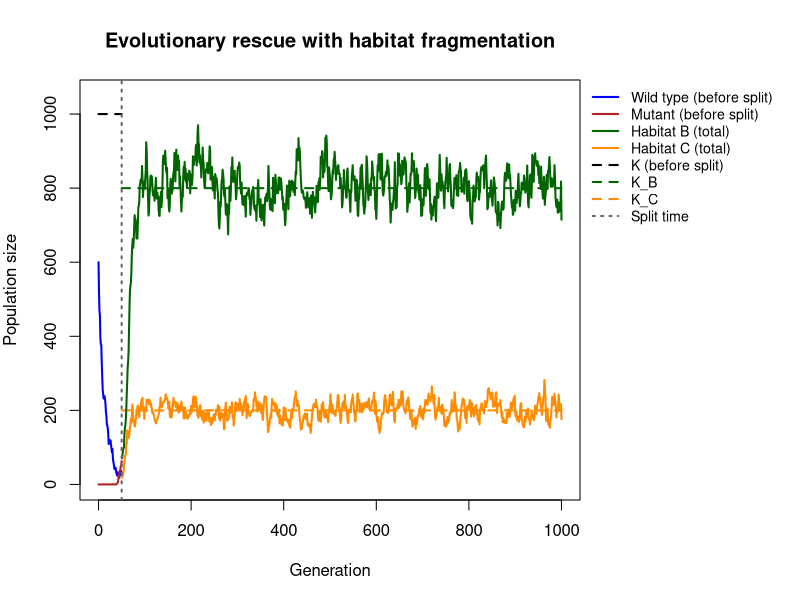
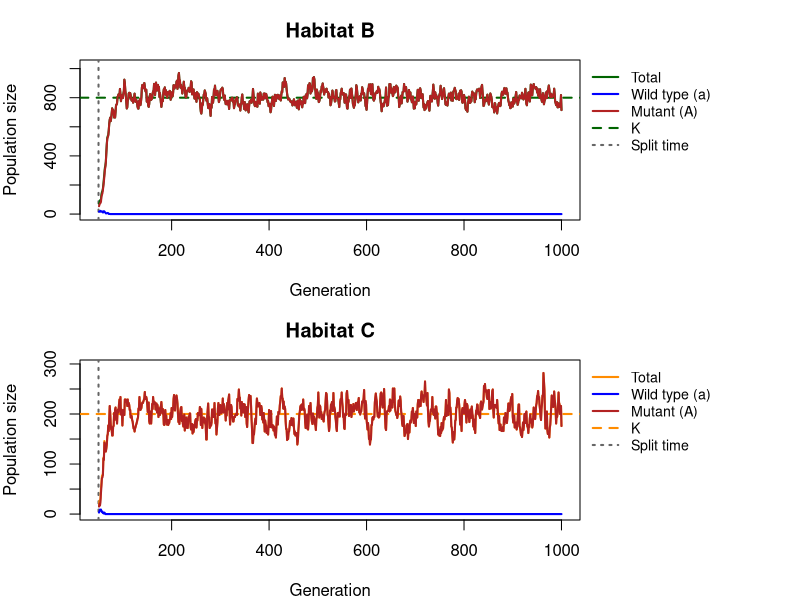
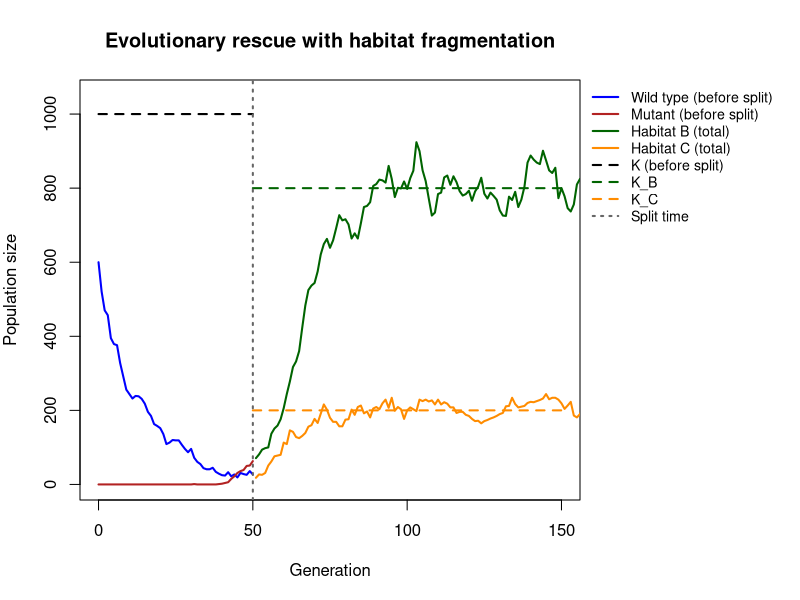
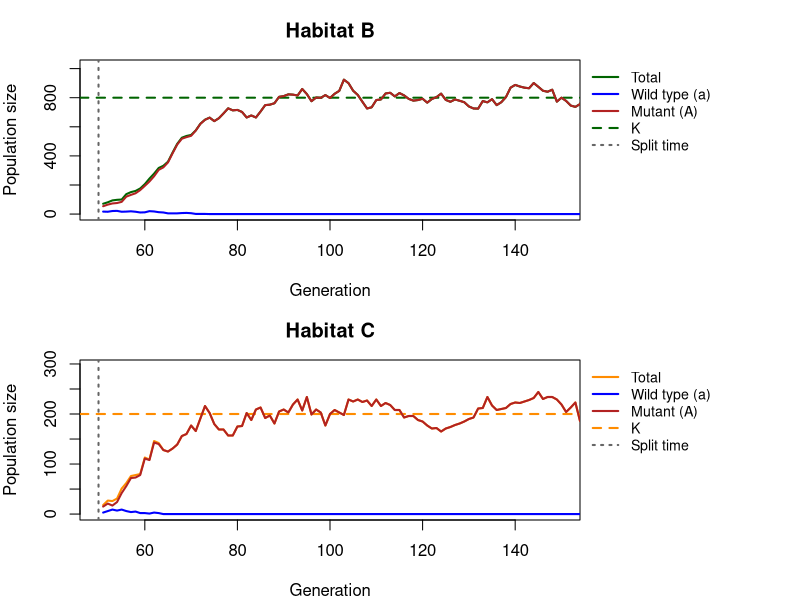

The R script that drew these images, in order:
## ---- chunk 1
simulate_one_gen <- function(N_a, N_A, decay_rate, sel_coeff, mut_rate, K) {
  # total population size and per-capita growth rates without competition
  N_tot <- N_a + N_A
  rho_a <- -decay_rate
  rho_A <- sel_coeff - decay_rate
  # logistic growth: crowding reduces the growth of both types equally (set to 0 if negative)
  mean_a <- N_a * max(0, 1 + rho_a - rho_A * N_tot / K)
  mean_A <- N_A * max(0, 1 + rho_A - rho_A * N_tot / K)
  # draw offspring according to Poisson distribution
  offsp_a <- rpois(1, mean_a)
  offsp_A <- rpois(1, mean_A)
  
  # draw new mutants according to Poisson distribution
  mut_a_to_A <- rpois(1, offsp_a * mut_rate)
  
  # determine new population sizes of wild type and mutant
  N_a_new <- offsp_a - mut_a_to_A
  N_A_new <-  offsp_A + mut_a_to_A
  
  return(c(N_a_new, N_A_new))
}

 
# Test the function
print(simulate_one_gen(100,0,0.1,0.2,0.001,1000))




## ---- chunk 2
simulate_pop <- function(N_init_a, N_init_A, decay_rate, sel_coeff, mut_rate, t_max, K, habitat_prop, split_ratio, split_time) {
  # Create the vector in which to save the results
  pop_vector <- c(N_init_a, N_init_A)
  # initiate the variables
  pop_new <- c(N_init_a, N_init_A)
  
  # Create the vectors for the new habitats
  pop_vector_B <- NULL
  pop_vector_C <- NULL
  
  # run the simulation until generation t_max
  for (i in 1:t_max) {
    
     # Time when the fragmentation occur
    if (i == split_time + 1) {
      
    # Create the new habitats (creating new K)
    K_B <- K * habitat_prop
    K_C <- K * (1 - habitat_prop)
    
    #create the ratio of the splitting
    split_ratio_B <- split_ratio
    split_ratio_C <- (1 - split_ratio_B)
    # print(split_ratio_B)
    # print(split_ratio_C)
    # Distribute individuals  randomly to the habitat B
    n_B_a <- rbinom(1, pop_new[1], split_ratio_B) 
    n_B_A <- rbinom(1, pop_new[2], split_ratio_B)   

    # Distribute individuals randomly to the habitat C
    n_C_a <- pop_new[1] - n_B_a
    n_C_A <- pop_new[2] - n_B_A

    # Calculate the new populatins for B an C 
    pop_new_B <- simulate_one_gen(n_B_a, n_B_A, decay_rate, sel_coeff, mut_rate, K_B)
    pop_new_C <- simulate_one_gen(n_C_a, n_C_A, decay_rate, sel_coeff, mut_rate, K_C)
    
    # add the new population sizes to the output vector
    pop_vector_B <- rbind(pop_vector_B,pop_new_B)
    pop_vector_C <- rbind(pop_vector_C,pop_new_C)
    
    }
    
    if (i > split_time + 1) {

    pop_new_B <- simulate_one_gen(
      pop_new_B[1], pop_new_B[2],
      decay_rate, sel_coeff, mut_rate,K_B
    )

    pop_new_C <- simulate_one_gen(
      pop_new_C[1], pop_new_C[2],
      decay_rate, sel_coeff, mut_rate,K_C
    )

    # Save the results for each generation
    pop_vector_B <- rbind(pop_vector_B, pop_new_B)
    pop_vector_C <- rbind(pop_vector_C, pop_new_C)

    # define the row and column names of the output vector
    rownames(pop_vector_B) <- (0:t_max)[1:length(pop_vector_B[,1])] 
    rownames(pop_vector_C) <- (0:t_max)[1:length(pop_vector_C[,1])]
    colnames(pop_vector_B) <- c("a","A")
    colnames(pop_vector_C) <- c("a","A")
    
    }
    
    # Continue simulating habitat A only until split_time
if (i <= split_time) {
  
    # redefine the current population one generation later
    pop_new <- simulate_one_gen(pop_new[1],pop_new[2], decay_rate, sel_coeff, mut_rate,K)
    # add the new population sizes to the output vector
    pop_vector <- rbind(pop_vector,pop_new)
    # condition to stop the simulation before t_max: either the population exceeds 1.5 times the original population size, or it goes extinct
    if (pop_new[1]+pop_new[2]>=1.5*(N_init_a+ N_init_A) | pop_new[1]+pop_new[2]==0) break
}
    
 }
  # define the row and column names of the output vector
  rownames(pop_vector) <- (0:t_max)[1:length(pop_vector[,1])] # note that the vector has to be cut if the simulation stopped early
  colnames(pop_vector) <- c("a","A")
  
  # Data frames
    pop_vector_df <- as.data.frame(pop_vector)
    pop_vector_B_df <- as.data.frame(pop_vector_B)
    pop_vector_C_df <- as.data.frame(pop_vector_C)
  # return all three population vectors separately
  return(list(main = pop_vector_df, B = pop_vector_B_df, C = pop_vector_C_df))

  
}
## ---- chunk 3
# ============================================================
# Plot functions for the evolutionary rescue simulation
# with habitat fragmentation
# ============================================================

# ---- 1. Overview plot: wild type and mutant before the split,
#         total of habitats B and C after the split, legend outside ----
plot_split <- function(output, K, habitat_prop, split_time, xlim_max = NULL) {

  main <- output$main
  B    <- output$B
  C    <- output$C

  K_B <- K * habitat_prop
  K_C <- K * (1 - habitat_prop)

  # population sizes before the split (wild type and mutant separately)
  wt_main  <- main$a
  mut_main <- main$A

  # total population sizes after the split
  tot_B <- B$a + B$A
  tot_C <- C$a + C$A

  # generation numbers
  gen_main <- 0:(length(wt_main) - 1)
  gen_B    <- split_time + seq_along(tot_B)
  gen_C    <- split_time + seq_along(tot_C)

  # axis ranges
  x_max <- if (is.null(xlim_max)) max(c(gen_main, gen_B)) else xlim_max
  y_max <- max(c(K, wt_main, mut_main, tot_B, tot_C), na.rm = TRUE)

  # make room on the right for the legend, restore settings afterwards
  old_par <- par(mar = c(5, 4, 4, 11))
  on.exit(par(old_par))

  plot(NA, xlim = c(0, x_max), ylim = c(0, y_max * 1.05),
       xlab = "Generation", ylab = "Population size",
       main = "Evolutionary rescue with habitat fragmentation")

  # carrying capacities: K only until the split, then K_B and K_C
  segments(0, K, split_time, K, col = "black", lty = 2, lwd = 2)
  segments(split_time, K_B, x_max, K_B, col = "darkgreen",  lty = 2, lwd = 2)
  segments(split_time, K_C, x_max, K_C, col = "darkorange", lty = 2, lwd = 2)

  # before the split: wild type and mutant
  lines(gen_main, wt_main,  col = "blue",      lwd = 2)
  lines(gen_main, mut_main, col = "firebrick", lwd = 2)

  # after the split: total of habitat B and C
  if (length(tot_B) > 0) lines(gen_B, tot_B, col = "darkgreen",  lwd = 2)
  if (length(tot_C) > 0) lines(gen_C, tot_C, col = "darkorange", lwd = 2)

  # split time
  abline(v = split_time, col = "grey40", lty = 3, lwd = 2)

  # legend outside, at the top right corner of the plot region
  legend(x = par("usr")[2], y = par("usr")[4], xpd = TRUE, bty = "n",
         xjust = 0, yjust = 1, cex = 0.85,
         legend = c("Wild type (before split)", "Mutant (before split)",
                    "Habitat B (total)", "Habitat C (total)",
                    "K (before split)", "K_B", "K_C", "Split time"),
         col = c("blue", "firebrick", "darkgreen", "darkorange",
                 "black", "darkgreen", "darkorange", "grey40"),
         lty = c(1, 1, 1, 1, 2, 2, 2, 3), lwd = 2)
}

# ---- 2. Single habitat panel (used for B and C) ----
plot_habitat <- function(df, K_hab, split_time, title, col_tot, xlim_max = NULL) {

  if (is.null(df) || nrow(df) == 0) {
    plot.new()
    title(main = paste(title, "- no data (population ended before the split)"))
    return(invisible(NULL))
  }

  gens  <- split_time + seq_len(nrow(df))
  tot   <- df$a + df$A
  x_max <- if (is.null(xlim_max)) max(gens) else xlim_max
  y_max <- max(c(K_hab, tot), na.rm = TRUE)

  plot(NA, xlim = c(split_time, x_max), ylim = c(0, y_max * 1.05),
       xlab = "Generation", ylab = "Population size", main = title)

  abline(h = K_hab, col = col_tot, lty = 2, lwd = 2)       # K of this habitat
  abline(v = split_time, col = "grey40", lty = 3, lwd = 2) # split time

  lines(gens, tot,  col = col_tot,     lwd = 2)  # total
  lines(gens, df$a, col = "blue",      lwd = 2)  # wild type
  lines(gens, df$A, col = "firebrick", lwd = 2)  # mutant

  legend(x = par("usr")[2], y = par("usr")[4], xpd = TRUE, bty = "n",
         xjust = 0, yjust = 1, cex = 0.85,
         legend = c("Total", "Wild type (a)", "Mutant (A)", "K", "Split time"),
         col = c(col_tot, "blue", "firebrick", col_tot, "grey40"),
         lty = c(1, 1, 1, 2, 3), lwd = 2)
}

# ---- 3. Two panels: habitat B on top, habitat C below ----
plot_habitats <- function(output, K, habitat_prop, split_time, xlim_max = NULL) {

  K_B <- K * habitat_prop
  K_C <- K * (1 - habitat_prop)

  # two panels stacked, with room on the right for the legends
  old_par <- par(mfrow = c(2, 1), mar = c(4, 4, 3, 11))
  on.exit(par(old_par))

  plot_habitat(output$B, K_B, split_time, "Habitat B", "darkgreen",  xlim_max)
  plot_habitat(output$C, K_C, split_time, "Habitat C", "darkorange", xlim_max)
}

# ============================================================
# Usage
# (simulate_one_gen and simulate_pop must be defined first)
# ============================================================
max_gen      <- 1000
K            <- 1000
habitat_prop <- 0.8
split_time   <- 50

output <- simulate_pop(600, 0, 0.01, 0.2, 0.001, max_gen, K,
                       habitat_prop, 0.8, split_time)

# overview plot
plot_split(output, K = K, habitat_prop = habitat_prop, split_time = split_time)

# panels for habitat B and C
plot_habitats(output, K = K, habitat_prop = habitat_prop, split_time = split_time)

# zoomed in on the first 150 generations
plot_split(output, K = K, habitat_prop = habitat_prop,
           split_time = split_time, xlim_max = 150)
plot_habitats(output, K = K, habitat_prop = habitat_prop,
              split_time = split_time, xlim_max = 150)

## ---- chunk 4
# set some parameters to fixed values
init_a <- 600
init_A <- 0
m_rate <- 0.001
max_gen <- 1000
# determine how often to run the simulation for each set of parameters
no_replicates <- 10

# set parameters to vary
split_time <- c(10,20,50)
habitat_prop <- c(0.1,0.25, 0.5)

# initialize data table - where to collect the results
# Initialize an empty data frame
data_table <- data.frame(
  st = numeric(),
  hp = numeric(),
  replicate = integer(),
  population = character(),
  min_gen = numeric(),
  no_min = numeric()
)
# run the simulation across all chosen parameters
# loop over decay rates
for(st in split_time){
  # loop over selection coefficients
  for(hp in habitat_prop){
    # different way of running many simulations: make replicates using "repeat" function with a counter i
    # reset counter
    i<-1
    repeat {
      # increase counter by one
      i<-i+1
      # run the simulation once
      one_run <- simulate_pop(
  init_a, init_A,
  decay_rate = 0.01,
  sel_coeff = 0.2,
  mut_rate = m_rate,
  t_max = max_gen,
  K = 1000,
  habitat_prop = hp,
  split_ratio = 0.5,
  split_time = st
)
      # determine total population sizes
      total_size_B <- one_run$B$a + one_run$B$A
      total_size_C <- one_run$C$a + one_run$C$A
      # determine minimum population size
      min_size_B <- min(total_size_B)
      min_size_C <- min(total_size_C)
      # determine (first) generation at which this population size occurred
      min_gen_B <- as.numeric(which(total_size_B==min_size_B)[1])
      min_gen_C <- as.numeric(which(total_size_C==min_size_C)[1])
      # enter the data into the table
      # Store results for population B
      data_table <- rbind(
        data_table,
        data.frame(
          st = st,
          hp = hp,
          replicate = i,
          population = "B",
          min_gen = min_gen_B,
          no_min = min_size_B
        )
      )
      # Store results for population C
      data_table <- rbind(
        data_table,
        data.frame(
          st = st,
          hp = hp,
          replicate = i,
          population = "C",
          min_gen = min_gen_C,
          no_min = min_size_C
        )
      )
      
      # note that we add the varying parameters (decay rate and selection coefficient) to the table too
      # stop the repeated computation after no_replicates times
      if(i>no_replicates) break
    }
  }
}

# show the first lines of the output
print(head(data_table))
